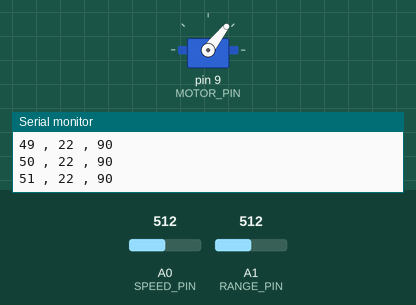
Simulated run of this sketch. Board: Arduino Uno, built with avr-gcc and run on an emulated ATmega328P. On the bench: servo, the last lines printed to the serial monitor. The test bench sets the inputs (shaded band); at power-on: A1 (RANGE_PIN) = 512, A0 (SPEED_PIN) = 512.

Above: at 2.2 s.
2.3 s: A1 (RANGE_PIN) set to 716
At 2.79 s:
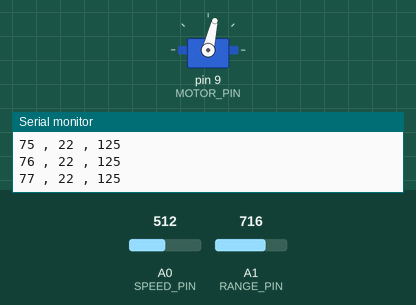
5.3 s: A0 (SPEED_PIN) set to 896
8.3 s: A0 (SPEED_PIN) set to 916
At 8.3 s:
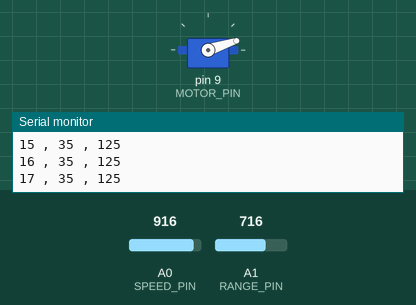
Timing chart, 0 to 11.3 s (numbered marks = the images above; inputs shaded):
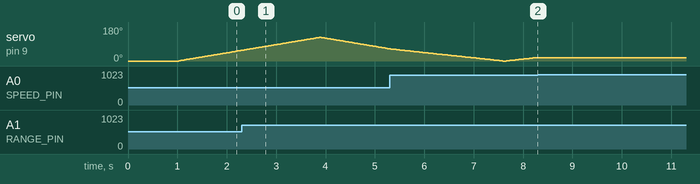

Measured:
- the behaviour switches between 909 and 910 on A0 (SPEED_PIN) (found by bisection; images 1 and 2)
- after the input at 8.3 s, servo on pin 9 (MOTOR_PIN): stays 18° (without the input it goes to 19° after 0.01 s)

The sketch:

Assignment_Week_08.ino
```cpp
#include <Servo.h>

Servo motor; // Create the servo object

const int MOTOR_PIN = 9; // The analog output pin where the servo is connected
const int SPEED_PIN = A0; // The analog input pin where the speed potentiometer is connected
const int RANGE_PIN = A1; // The analog input pin where the range potentiometer is connected

int motorSpeed; // An integer value to control the servo speed
int motorRange; // An integer value to control the servo range
int motorPos; // An integer value to control the servo position


void setup() {

  motor.attach(MOTOR_PIN); // Attach the servo to pin 9 (MOTOR_PIN)
  motor.write(0); // Initial servo position before the loop starts
  delay(1000); // A delay berofe the loop starts
  Serial.begin(1000000); // Increased the bit per second communication because serial print/plotter was delaying the performance
  while(!Serial); // wait until the serial is ready
  Serial.println("Pos, Speed, Range"); // Labelling for the serial plotter, if using serial monitor and not plotter this has to be disabled

}

void loop() {

  // Using the for loop statement to repeat the position and rotate the servo from 0 to the max range set by the RANGE_PIN
  for (motorPos = 0; motorPos <= motorRange; motorPos +=1) { // for motor position 0 until the motor position <= the predefined range add a step of 1 degree
  motorRange = map(analogRead(RANGE_PIN), 0, 1023, 0, 180); // this declares the value set by the range potentiometer and map the values from 0 to 180 degrees
  motorSpeed = map(analogRead(SPEED_PIN), 0, 1023, 4, 40); // this declares the value set by the speed potentiometer and map the delay values from 3 to 40, increasing or decreasing those mapped values, affect the speed of the motor
  while(map(analogRead(SPEED_PIN), 0, 1023, 4, 40)  > 35); // the while loop let the for loop executing until the (delay) value is > 35, where it pauses the loop and stops the motor. When the value is < 35 it continues the for loop from where it has paused
  motor.write(motorPos); // write the position to the servo
  delay(motorSpeed); // wait the delay set from the speed potentiometer for the servo to go reach the position


  //Serial.print("Pos: "); // enable this if you use serial monitor and keep it disable when using serial plotter
  Serial.print(motorPos);
  Serial.print(" , ");
  //Serial.print("(+) Sp: "); // enable this if you use serial monitor and keep it disable when using serial plotter
  Serial.print(motorSpeed);
  Serial.print(" , ");
  //Serial.print(" / Ra: "); // enable this if you use serial monitor and keep it disable when using serial plotter
  Serial.println(motorRange);
  }


  // Using the for loop statement to repeat the position and rotate the servo from the max range set by the RANGE_PIN back to 0
  for (motorPos = motorRange; motorPos >= 0; motorPos -=1) {  // for motor position at the given range potition until the motor position >= 0  add a step of 1 degree
  motorRange = map(analogRead(RANGE_PIN), 0, 1023, 0, 180); // this declares the value set by the range potentiometer and map the values from 0 to 180 degrees
  motorSpeed = map(analogRead(SPEED_PIN), 0, 1023, 4, 40); // this declares the value set by the speed potentiometer and map the delay values from 3 to 40, increasing or decreasing those mapped values, affect the speed of the motor
  while(map(analogRead(SPEED_PIN), 0, 1023, 4, 40)  > 35); // the while loop let the for loop executing until the (delay) value is > 35, where it pauses the loop and stops the motor. When the value is < 35 it continues the for loop from where it has paused
  motor.write(motorPos); // write the position to the servo
  delay(motorSpeed); // wait the delay set from the speed potentiometer for the servo to go reach the position

  //Serial.print("Pos: "); // enable this if you use serial monitor and keep it disable when using serial plotter
  Serial.print(motorPos);
  Serial.print(" , ");
  //Serial.print("(-) Sp: "); // enable this if you use serial monitor and keep it disable when using serial plotter
  Serial.print(motorSpeed);
  Serial.print(" , ");
  //Serial.print(" / Ra: "); // enable this if you use serial monitor and keep it disable when using serial plotter
  Serial.println(motorRange);
  }
}
```
